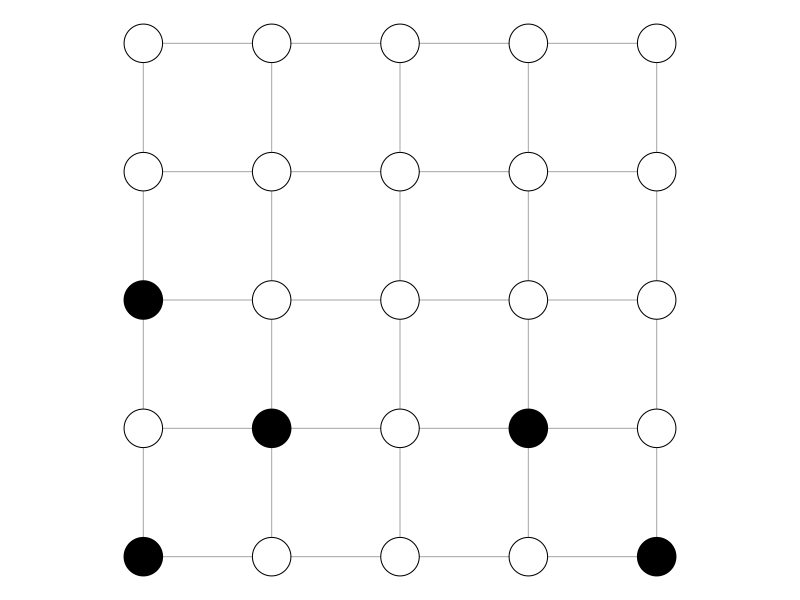
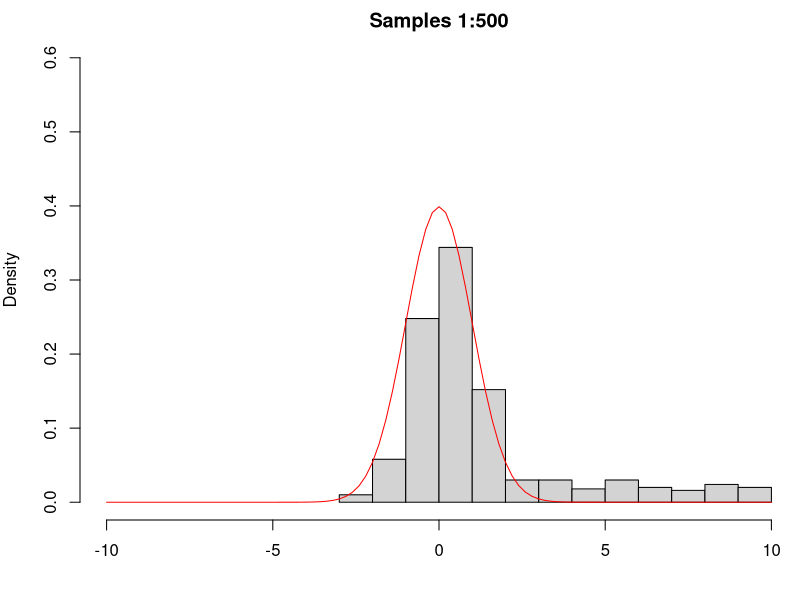
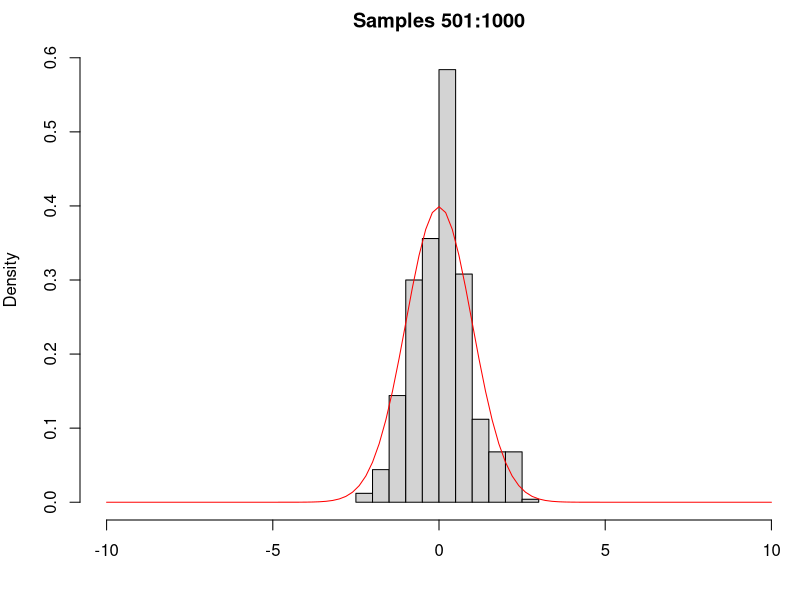
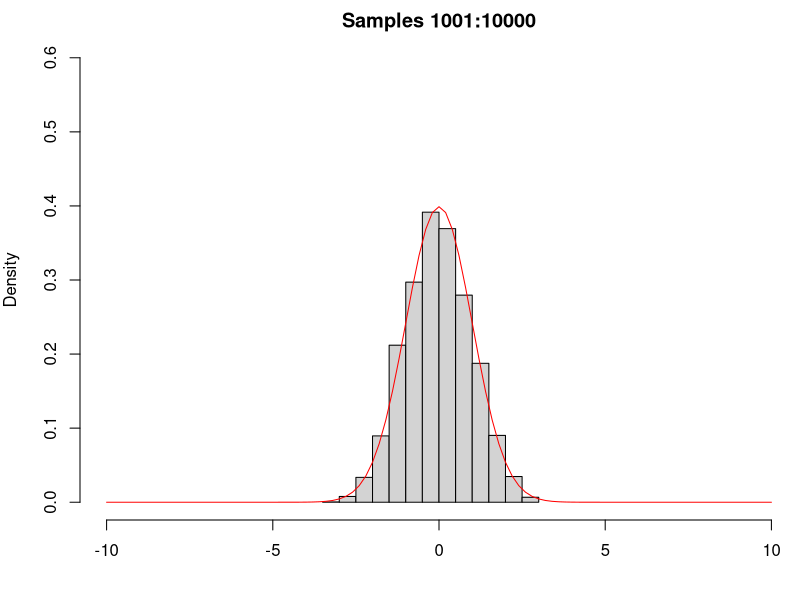
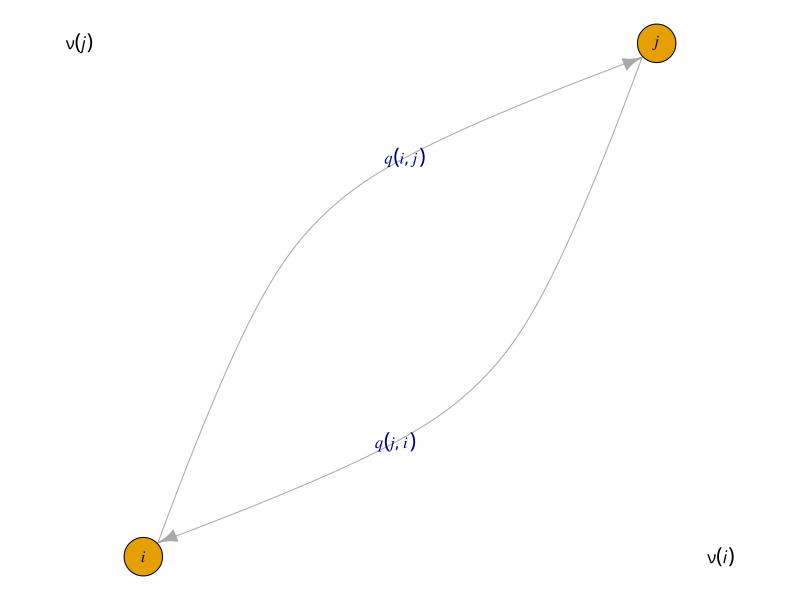

These charts were generated, in order, by the following R code:
## ---- chunk 1
library(igraph)

gr <- igraph::make_lattice(c(5, 5))
coords <- igraph::layout_on_grid(gr)
vertex_cols <- rep("white", 25)
vertex_cols[c(1, 5, 7, 9, 11)] <- "black"
par(mar = rep(0.1, 4))
plot(
  gr, 
  layout = coords,
  vertex.color = vertex_cols,
  vertex.label = NA
)
## ---- chunk 2
nu <- function(x) 1 / sqrt(2 * pi) * exp(-x ^ 2 / 2)

propose <- function(x) x + runif(1) - 0.5

q <- function(x, x_prime) 1

mh_ratio <- function(x, x_prime, nu, q) {
  min(1, nu(x_prime) * q(x_prime, x) / (nu(x) * q(x, x_prime)))
}

mh_sampler <- function(x0, proposal, nu, q, iter) {
  x <- vector(mode = "numeric", length = iter + 1)
  x[1] <- x0
  
  for (i in seq(iter)) {
    x_prime <- proposal(x[i])
    ratio <- mh_ratio(x[i], x_prime, nu, q)
    if (runif(1) < ratio) {
      x[i + 1] <- x_prime
    } else {
      x[i + 1] <- x[i]
    }
  }
  x
}
## ---- chunk 3
x <- mh_sampler(x0 = 10, proposal = propose, nu = nu, q = q, iter = 1e4)
## ---- chunk 4
my_hist <- function(x, ...) {
  hist(
    x, 
    freq = FALSE, 
    xlab = NULL, 
    xlim = c(-10, 10), 
    ylim = c(0, 0.6),
    ...
  )
}
par(mar = c(4, 4, 2, 0.1))
my_hist(x[1:500], main = "Samples 1:500")
curve(dnorm, col = "red", add = TRUE)
## ---- chunk 5
par(mar = c(4, 4, 2, 0.1))
my_hist(x[501:1000], main = "Samples 501:1000")
curve(dnorm, col = "red", add = TRUE)
## ---- chunk 6
my_hist(x[1001:1e4], main = "Samples 1001:10000")
curve(dnorm, col = "red", add = TRUE)
## ---- chunk 7
gr_mh <- igraph::make_graph(c("i", "j", "j", "i"))
edge_labs <- c(expression(italic(q(i,j))), expression(italic(q(j,i))))
set.seed(123)
par(mar = rep(0.1, 4))
plot(
  gr_mh,
  edge.curved = TRUE,
  edge.label = edge_labs,
  vertex.label = c(expression(italic(i)), expression(italic(j)))
)
text(
  x = c(-1.25, 1.25),
  y = c(1, -1), 
  labels = c(expression(italic(nu(j))), expression(italic(nu(i))))
)
